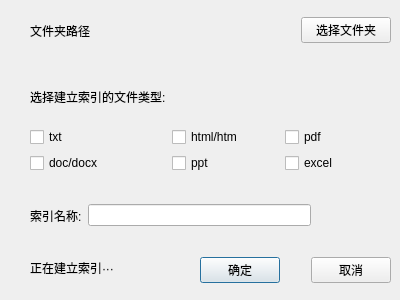
<?xml version="1.0" encoding="UTF-8"?>
<ui version="4.0">
 <class>addIndexDialog</class>
 <widget class="QDialog" name="addIndexDialog">
  <property name="geometry">
   <rect>
    <x>0</x>
    <y>0</y>
    <width>400</width>
    <height>300</height>
   </rect>
  </property>
  <property name="windowTitle">
   <string>Dialog</string>
  </property>
  <widget class="QWidget" name="horizontalLayoutWidget">
   <property name="geometry">
    <rect>
     <x>200</x>
     <y>250</y>
     <width>191</width>
     <height>41</height>
    </rect>
   </property>
   <layout class="QHBoxLayout" name="horizontalLayout">
    <item>
     <widget class="QPushButton" name="OkButton">
      <property name="text">
       <string>确定</string>
      </property>
     </widget>
    </item>
    <item>
     <spacer name="horizontalSpacer">
      <property name="orientation">
       <enum>Qt::Horizontal</enum>
      </property>
      <property name="sizeHint" stdset="0">
       <size>
        <width>40</width>
        <height>20</height>
       </size>
      </property>
     </spacer>
    </item>
    <item>
     <widget class="QPushButton" name="cancelButton">
      <property name="text">
       <string>取消</string>
      </property>
     </widget>
    </item>
   </layout>
  </widget>
  <widget class="QWidget" name="horizontalLayoutWidget_2">
   <property name="geometry">
    <rect>
     <x>30</x>
     <y>10</y>
     <width>361</width>
     <height>41</height>
    </rect>
   </property>
   <layout class="QHBoxLayout" name="horizontalLayout_2">
    <item>
     <widget class="QLabel" name="Path">
      <property name="text">
       <string>文件夹路径</string>
      </property>
     </widget>
    </item>
    <item>
     <widget class="QPushButton" name="choiceDir">
      <property name="maximumSize">
       <size>
        <width>90</width>
        <height>16777215</height>
       </size>
      </property>
      <property name="text">
       <string>选择文件夹</string>
      </property>
     </widget>
    </item>
   </layout>
  </widget>
  <widget class="QWidget" name="gridLayoutWidget">
   <property name="geometry">
    <rect>
     <x>30</x>
     <y>72</y>
     <width>361</width>
     <height>101</height>
    </rect>
   </property>
   <layout class="QGridLayout" name="gridLayout">
    <item row="3" column="2">
     <widget class="QCheckBox" name="checkBox_6">
      <property name="text">
       <string>excel</string>
      </property>
     </widget>
    </item>
    <item row="1" column="2">
     <widget class="QCheckBox" name="pdfBox">
      <property name="text">
       <string>pdf</string>
      </property>
     </widget>
    </item>
    <item row="1" column="0">
     <widget class="QCheckBox" name="txtBox">
      <property name="text">
       <string>txt</string>
      </property>
     </widget>
    </item>
    <item row="1" column="1">
     <widget class="QCheckBox" name="htmBox">
      <property name="text">
       <string>html/htm</string>
      </property>
     </widget>
    </item>
    <item row="3" column="1">
     <widget class="QCheckBox" name="checkBox_3">
      <property name="text">
       <string>ppt</string>
      </property>
     </widget>
    </item>
    <item row="3" column="0">
     <widget class="QCheckBox" name="docBox">
      <property name="text">
       <string>doc/docx</string>
      </property>
     </widget>
    </item>
    <item row="0" column="0">
     <widget class="QLabel" name="label">
      <property name="text">
       <string>选择建立索引的文件类型:</string>
      </property>
     </widget>
    </item>
   </layout>
  </widget>
  <widget class="QWidget" name="horizontalLayoutWidget_3">
   <property name="geometry">
    <rect>
     <x>30</x>
     <y>190</y>
     <width>281</width>
     <height>51</height>
    </rect>
   </property>
   <layout class="QHBoxLayout" name="horizontalLayout_3">
    <item>
     <widget class="QLabel" name="label_2">
      <property name="text">
       <string>索引名称:</string>
      </property>
     </widget>
    </item>
    <item>
     <widget class="QLineEdit" name="indexName"/>
    </item>
   </layout>
  </widget>
  <widget class="QLabel" name="waitLabel">
   <property name="geometry">
    <rect>
     <x>30</x>
     <y>260</y>
     <width>141</width>
     <height>16</height>
    </rect>
   </property>
   <property name="text">
    <string>正在建立索引···</string>
   </property>
  </widget>
 </widget>
 <resources/>
 <connections/>
</ui>
